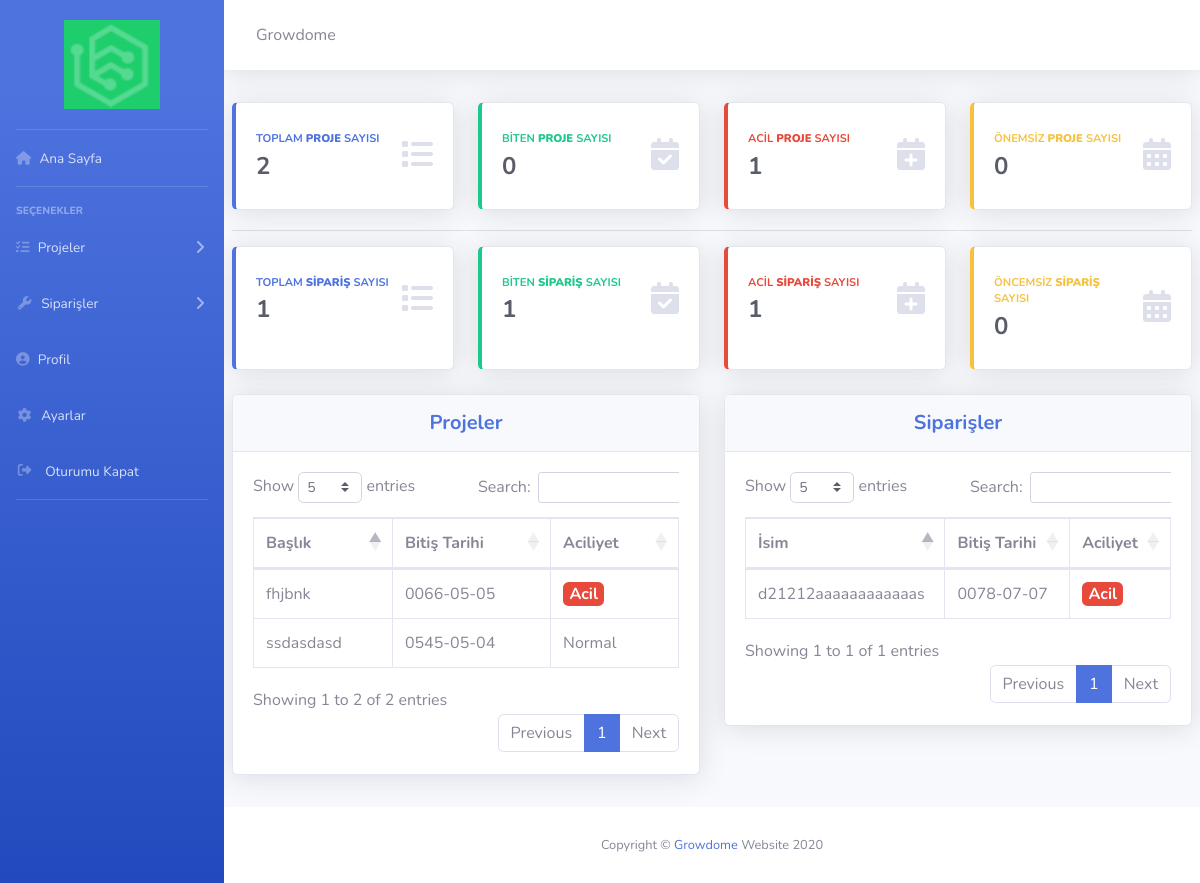
The app's page /index.php (signed in) with its own data.
### tables this page shows
CREATE TABLE `ayarlar` (
  `id` int(11) NOT NULL,
  `site_baslik` varchar(300) NOT NULL,
  `site_aciklama` varchar(500) NOT NULL,
  `site_sahibi` varchar(200) NOT NULL,
  `mail_onayi` int(11) NOT NULL,
  `duyuru_onayi` int(11) NOT NULL,
  `site_logo` varchar(250) NOT NULL
);

CREATE TABLE `proje` (
  `proje_id` int(11) NOT NULL,
  `proje_baslik` varchar(250) NOT NULL,
  `proje_teslim_tarihi` date NOT NULL,
  `proje_aciliyet` varchar(50) NOT NULL,
  `proje_durum` varchar(50) NOT NULL,
  `proje_detay` text NOT NULL,
  `proje_baslama_tarihi` datetime NOT NULL DEFAULT current_timestamp(),
  `dosya_yolu` varchar(500) NOT NULL
);

CREATE TABLE `siparis` (
  `sip_id` int(11) NOT NULL,
  `musteri_isim` varchar(200) NOT NULL,
  `musteri_mail` varchar(300) NOT NULL,
  `musteri_telefon` bigint(20) NOT NULL,
  `sip_baslik` varchar(400) NOT NULL,
  `sip_teslim_tarihi` date NOT NULL,
  `sip_aciliyet` varchar(50) NOT NULL,
  `sip_durum` varchar(50) NOT NULL,
  `sip_ucret` bigint(25) NOT NULL,
  `sip_detay` text NOT NULL,
  `sip_baslama_tarih` datetime NOT NULL DEFAULT current_timestamp(),
  `dosya_yolu` varchar(500) NOT NULL
);

### index.php (the view, shortened to what this page needs)
<?php include 'header.php';?>
<link href="vendor/datatables/dataTables.bootstrap4.min.css" rel="stylesheet">
<div class="container-fluid p-2">
	<div class="row" style="margin-bottom: -20px;">
		<?php
		$projesayisor=$db->prepare("SELECT proje_id FROM proje");
		$projesayisor->execute();
		$projesayisi = $projesayisor->rowCount();
		?>
		<div class="col-xl-3 col-md-6 mb-4">
			<div class="card border-left-primary shadow h-100 py-2">
				<div class="card-body">
					<div class="row no-gutters align-items-center">
						<div class="col mr-2">
							<div class="text-xs font-weight-bold text-primary text-uppercase mb-1">Toplam <b>Proje</b> Sayısı</div>
							<div class="h4 mb-0 font-weight-bold text-gray-800"><?php echo $projesayisi; ?></div>
						</div>
						<div class="col-auto">
							<i class="fas fa-list fa-2x text-gray-300"></i>
						</div>
					</div>
				</div>
			</div>
		</div>
		<?php
		$proje_biten_sayi_sor=$db->prepare("SELECT proje_id FROM proje WHERE proje_durum='Bitti'");
		$proje_biten_sayi_sor->execute();
		$proje_biten_sayi_cek = $proje_biten_sayi_sor->rowCount();
		?>
		<div class="col-xl-3 col-md-6 mb-4">
			<div class="card border-left-success shadow h-100 py-2">
				<div class="card-body">
					<div class="row no-gutters align-items-center">
						<div class="col mr-2">
							<div class="text-xs font-weight-bold text-success text-uppercase mb-1">Biten <b>Proje</b> Sayısı</div>
							<div class="h4 mb-0 font-weight-bold text-gray-800"><?php echo $proje_biten_sayi_cek; ?></div>
						</div>
						<div class="col-auto">
							<i class="fas fa-calendar-check fa-2x text-gray-300"></i>
						</div>
					</div>
				</div>
			</div>
		</div>
		<?php
		$projesayisor=$db->prepare("SELECT proje_id FROM proje WHERE proje_aciliyet='Acil'");
		$projesayisor->execute();
		$projesayisi = $projesayisor->rowCount();
		?>
		<div class="col-xl-3 col-md-6 mb-4">
			<div class="card border-left-danger shadow h-100 py-2">
				<div class="card-body">
					<div class="row no-gutters align-items-center">
						<div class="col mr-2">
							<div class="text-xs font-weight-bold text-danger text-uppercase mb-1">Acil <b>Proje</b> Sayısı</div>
							<div class="h4 mb-0 font-weight-bold text-gray-800"><?php echo $projesayisi; ?></div>
						</div>
						<div class="col-auto">
							<i class="fas fa-calendar-plus fa-2x text-gray-300"></i>
						</div>
					</div>
				</div>
			</div>
		</div>
		<?php
		$projesayisor=$db->prepare("SELECT proje_id FROM proje WHERE proje_aciliyet='Acelesi Yok'");
		$projesayisor->execute();
		$projesayicek = $projesayisor->rowCount();
		?>
		<div class="col-xl-3 col-md-6 mb-4">
			<div class="card border-left-warning shadow h-100 py-2">
				<div class="card-body">
					<div class="row no-gutters align-items-center">
						<div class="col mr-2">
							<div class="text-xs font-weight-bold text-warning text-uppercase mb-1">Önemsiz <b>Proje</b> Sayısı</div>
							<div class="h4 mb-0 font-weight-bold text-gray-800"><?php echo $projesayicek; ?></div>
						</div>
						<div class="col-auto">
							<i class="fas fa-calendar-alt fa-2x text-gray-300"></i>
						</div>
					</div>
				</div>
			</div>
		</div>
	</div>
	<hr style="margin-bottom: 15px !important;">
	<div class="row">
		<?php
		$siparissayisor=$db->prepare("SELECT sip_id FROM siparis");
		$siparissayisor->execute();
		$siparissayisicek = $siparissayisor->rowCount();
		?>
		<div class="col-xl-3 col-md-6 mb-4">
			<div class="card border-left-primary shadow h-100 py-2">
				<div class="card-body">
					<div class="row no-gutters align-items-center">
						<div class="col mr-2">
							<div class="text-xs font-weight-bold text-primary text-uppercase mb-1">Toplam <b>Sipariş</b> Sayısı</div>
							<div class="h4 mb-0 font-weight-bold text-gray-800"><?php echo $siparissayisicek; ?></div>
						</div>
						<div class="col-auto">
							<i class="fas fa-list fa-2x text-gray-300"></i>
						</div>
					</div>
				</div>
			</div>
		</div>
		<?php
		$siparis_biten_sayi_sor=$db->prepare("SELECT sip_id FROM siparis WHERE sip_durum='Bitti'");
		$siparis_biten_sayi_sor->execute();
		$siparis_biten_sayi_cek = $siparis_biten_sayi_sor->rowCount();
		?>
		<div class="col-xl-3 col-md-6 mb-4">
			<div class="card border-left-success shadow h-100 py-2">
				<div class="card-body">
					<div class="row no-gutters align-items-center">
						<div class="col mr-2">
							<div class="text-xs font-weight-bold text-success text-uppercase mb-1">Biten <b>Sipariş</b> Sayısı</div>
							<div class="h4 mb-0 font-weight-bold text-gray-800"><?php echo $siparis_biten_sayi_cek; ?></div>
						</div>
						<div class="col-auto">
							<i class="fas fa-calendar-check fa-2x text-gray-300"></i>
						</div>
					</div>
				</div>
			</div>
		</div>
		<?php
		$siparissayisor=$db->prepare("SELECT sip_id FROM siparis WHERE sip_aciliyet='Acil'");
		$siparissayisor->execute();
		$siparissayicek = $siparissayisor->rowCount();
		?>
		<div class="col-xl-3 col-md-6 mb-4">
			<div class="card border-left-danger shadow h-100 py-2">
				<div class="card-body">
					<div class="row no-gutters align-items-center">
						<div class="col mr-2">
							<div class="text-xs font-weight-bold text-danger text-uppercase mb-1">Acil <b>Sipariş</b> Sayısı</div>
							<div class="h4 mb-0 font-weight-bold text-gray-800"><?php echo $siparissayicek; ?></div>
						</div>
						<div class="col-auto">
							<i class="fas fa-calendar-plus fa-2x text-gray-300"></i>
						</div>
					</div>
				</div>
			</div>
		</div>
		<?php
		$siparis_biten_sayi_sor=$db->prepare("SELECT sip_id FROM siparis  WHERE sip_aciliyet='Acelesi Yok'");
		$siparis_biten_sayi_sor->execute();
		$siparis_biten_sayi_cek = $siparis_biten_sayi_sor->rowCount();
		?>
		<div class="col-xl-3 col-md-6 mb-4">
			<div class="card border-left-warning shadow h-100 py-2">
				<div class="card-body">
					<div class="row no-gutters align-items-center">
						<div class="col mr-2">
							<div class="text-xs font-weight-bold text-warning text-uppercase mb-1">Öncemsiz <b>Sipariş</b> Sayısı</div>
							<div class="h4 mb-0 font-weight-bold text-gray-800"><?php echo $siparis_biten_sayi_cek; ?></div>
						</div>
						<div class="col-auto">
							<i class="fas fa-calendar-alt fa-2x text-gray-300"></i>
						</div>
					</div>
				</div>
			</div>
		</div>
	</div>
	<div class="row">
		<div class="col-md-6">
			<div class="card shadow mb-4">
				<div class="card-header py-3">
					<h5 class="m-0 font-weight-bold text-primary text-center">Projeler</h5>
				</div>
				<div class="card-body">
					<div class="table-responsive">
						<table class="table table-bordered" id="dataTable" width="100%" cellspacing="0">
							<thead>
								<tr>
									<th>Başlık</th>
									<th>Bitiş Tarihi</th>
									<th>Aciliyet</th>
								</tr>
							</thead>
							<tbody>
								<?php
								$say=0;
								$projesor=$db->prepare("SELECT * FROM proje ORDER BY proje_id DESC");
								$projesor->execute();
								while ($projecek=$projesor->fetch(PDO::FETCH_ASSOC)) { $say++?>
									<tr>
										<td><?php echo $projecek['proje_baslik']; ?></td>
										<td><?php echo $projecek['proje_teslim_tarihi']; ?></td>
										<td><?php
										if ($projecek['proje_aciliyet']=="Acil") {
											echo '<span class="badge badge-danger" style="font-size:1rem">Acil</span>';
										} else {
											echo $projecek['proje_aciliyet'];
										}
										?></td>
									</tr>
								<?php } ?>
							</tbody>
						</table>
					</div>
				</div>
			</div>
		</div>
		<div class="col-md-6">
			<div class="card shadow mb-4">
				<div class="card-header py-3 text-center">
					<h5 class="m-0 font-weight-bold text-primary">Siparişler</h5>
				</div>
				<div class="card-body" style="width: 100%">
					<div class="table-responsive">
						<table class="table table-bordered" id="siparistablosu" width="100%" cellspacing="0">
							<thead>
								<tr>
									<th>İsim</th>
									<th>Bitiş Tarihi</th>
									<th>Aciliyet</th>
								</tr>
							</thead>
							<tbody>
								<?php
								$siparissor=$db->prepare("SELECT * FROM siparis ORDER BY sip_id DESC");
								$siparissor->execute();
								while ($sipariscek=$siparissor->fetch(PDO::FETCH_ASSOC)) { $say++?>
									<tr>
										<td><?php echo $sipariscek['musteri_isim']; ?></td>
										<td><?php echo $sipariscek['sip_teslim_tarihi']; ?></td>
										<td><?php
										if ($sipariscek['sip_aciliyet']=="Acil") {
											echo '<span class="badge badge-danger" style="font-size:1rem">Acil</span>';
										} else {
											echo $sipariscek['sip_aciliyet'];
										}
										?></td>
									</tr>
								<?php }
								?>
							</tbody>
						</table>
					</div>
				</div>
			</div>
		</div>
	</div>
</div>
</div>
<?php include 'footer.php';?>

### header.php (shortened to what this page needs)
<?php
include 'islemler/baglan.php';
$ayarsor=$db->prepare("SELECT * FROM ayarlar");
$ayarsor->execute();
$ayarcek=$ayarsor->fetch(PDO::FETCH_ASSOC);
?>
<!DOCTYPE html>
<html lang="tr">
<head>
  <link href="vendor/fontawesome-free/css/all.min.css" rel="stylesheet" type="text/css">
  <link href="css/sb-admin-2.min.css" rel="stylesheet">
<body id="page-top">
  <div id="wrapper">
    <ul class="navbar-nav bg-gradient-primary sidebar sidebar-dark accordion" id="accordionSidebar">
      <li class="nav-item mt-1 mb-1">
        <center>
          <a class="nav-link" style="text-align: center;" href="index.php" title="Ana Sayfa">
            <img style="width: 50%; height: auto;" src="<?php echo $ayarcek['site_logo'] ?>" alt="<?php echo $ayarcek['site_baslik'] ?>">
          </a>
        </center>
      </li>
      <hr class="sidebar-divider my-0">
      <li class="nav-item">
        <a class="nav-link" href="index.php">
          <i class="fas fa-home"></i>
          <span>Ana Sayfa</span></a>
        </li>
        <hr class="sidebar-divider">
        <div class="sidebar-heading">
          Seçenekler
        </div>
     <li class="nav-item">
          <a class="nav-link collapsed" href="#" data-toggle="collapse" data-target="#collapseone" aria-expanded="true" aria-controls="collapseone">
            <i class="fas fa-tasks"></i>
            <span>Projeler</span>
          </a>
      </li>
      <li class="nav-item">
        <a class="nav-link collapsed" href="#" data-toggle="collapse" data-target="#collapseUtilities" aria-expanded="true" aria-controls="collapseUtilities">
          <i class="fas fa-fw fa-wrench"></i>
          <span>Siparişler</span>
        </a>
      </li>
<li class="nav-item">
          <a class="nav-link" href="profil.php">
            <i class="fas fa-user-circle"></i>
            <span>Profil</span>
          </a>
        </li>
          <li class="nav-item">
            <a class="nav-link" href="ayarlar.php">
              <i class="fas fas fa-fw fa-cog"></i>
              <span>Ayarlar</span>
            </a>
          </li>
        <li class="nav-item">
          <a class="nav-link" href="#" data-toggle="modal" data-target="#logoutModal">
            <span>Oturumu Kapat</span>
          </a>
        </li>
        <hr class="sidebar-divider">
      </ul>
      <div id="content-wrapper" class="d-flex flex-column">
        <div id="content">
          <nav class="navbar navbar-expand navbar-light bg-white topbar mb-4 static-top shadow">
            <form class="d-none d-sm-inline-block form-inline mr-auto ml-md-3 my-2 my-md-0 mw-100">
              <div class="input-group">
                <label><?php echo $ayarcek['site_baslik'] ?></label>
              </div>
            </form>
          <ul class="navbar-nav ml-auto">
              <li class="nav-item dropdown no-arrow">
                <a class="nav-link dropdown-toggle" id="userDropdown" data-toggle="dropdown" >
                </a>
              </li>
            </ul>
          </nav>

### records on screen
ayarlar: site_logo (picture), site_baslik "Growdome"
proje: proje_baslik "fhjbnk", proje_teslim_tarihi "0066-05-05", proje_aciliyet "Acil"
proje: proje_baslik "ssdasdasd", proje_teslim_tarihi "0545-05-04", proje_aciliyet "Normal"
siparis: musteri_isim "d21212aaaaaaaaaaaas", sip_teslim_tarihi "0078-07-07", sip_aciliyet "Acil"

### other values on screen
$projesayisi "2"
$proje_biten_sayi_cek "0"
$projesayisi "1"
$projesayicek "0"
$siparissayisicek "1"
$siparis_biten_sayi_cek "1"
$siparissayicek "1"
$siparis_biten_sayi_cek "0"
